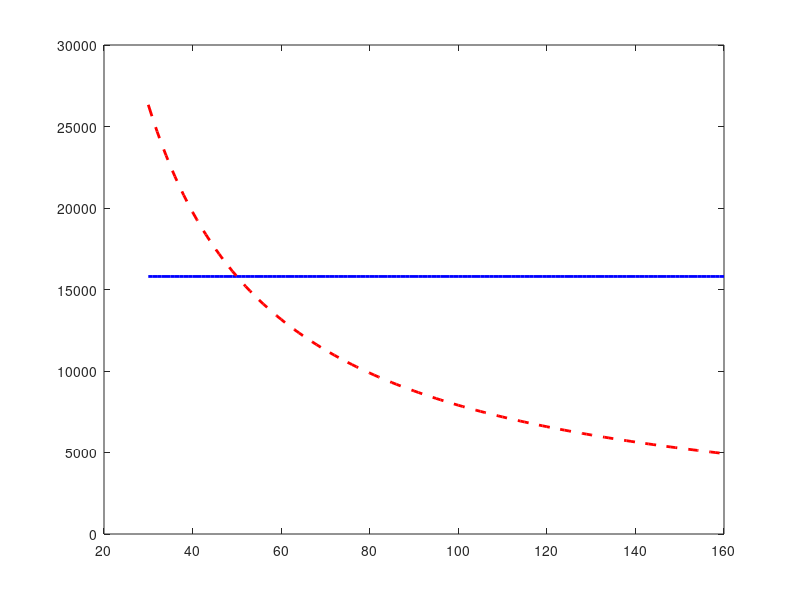

Write MATLAB code to recreate this figure. (Note: this script raises an error after producing the figure.)
% DEMOSTRACIÓN: VARIACIÓN DEL EMPUJE CON LA VELOCIDAD (Para el Loop)

% Definimos un rango de velocidades
V = 30:1:160; 

% En un turborreactor nos da igual la velocidad, el C-101EB siempre da unos 15800 N
T_reactor = 15800 * ones(size(V)); 

% En un motor alternativo + hélice usamos una velocidad inventada (sabemos
% que a bajas velocidades da mas empuje). Vamos a suponer que a 50 m/s dan
% el mismo empuje. Así podemos calcular qué potencia constante tendría la hélice.
V_ref = 50; % Suponemos que igualan empuje a 50 m/s
P_constante = 15800 * V_ref; 

% Calculamos la fuerza de la hélice 
T_helice = P_constante ./ V; 

% Dibujamos las graficas
figure('Name', 'Comparativa Propulsiva (Loop)', 'Color', 'w');
plot(V, T_reactor, 'b-', 'LineWidth', 2); hold on;
plot(V, T_helice, 'r--', 'LineWidth', 2);

% Marcamos la nueva velocidad del ensayo del Loop (120 m/s)
xline(120, 'k:', 'LineWidth', 1.5);
plot(120, 15800, 'bo', 'MarkerSize', 8, 'MarkerFaceColor', 'b');
plot(120, P_constante/120, 'ro', 'MarkerSize', 8, 'MarkerFaceColor', 'r');

grid on;
title('Variación del Empuje Disponible (Maniobra Loop)');
xlabel('Velocidad de vuelo, V (m/s)');
ylabel('Empuje Disponible, T (N)');
legend('Turborreactor (T \approx Constante)', 'Hélice (P = Constante)', 'Velocidad del Ensayo (120 m/s)');

% --- TEXTO POR CONSOLA ---
fprintf('\n--- RESULTADOS A LA VELOCIDAD DEL LOOP (120 m/s) ---\n');
fprintf('Empuje Turborreactor: %.0f N\n', 15800);
fprintf('Empuje Hélice:        %.0f N\n', P_constante / 120);
fprintf('----------------------------------------------------\n');
fprintf('CONCLUSIÓN: La hélice pierde %.0f N de fuerza respecto al reactor.\n\n', 15800 - (P_constante/120));
